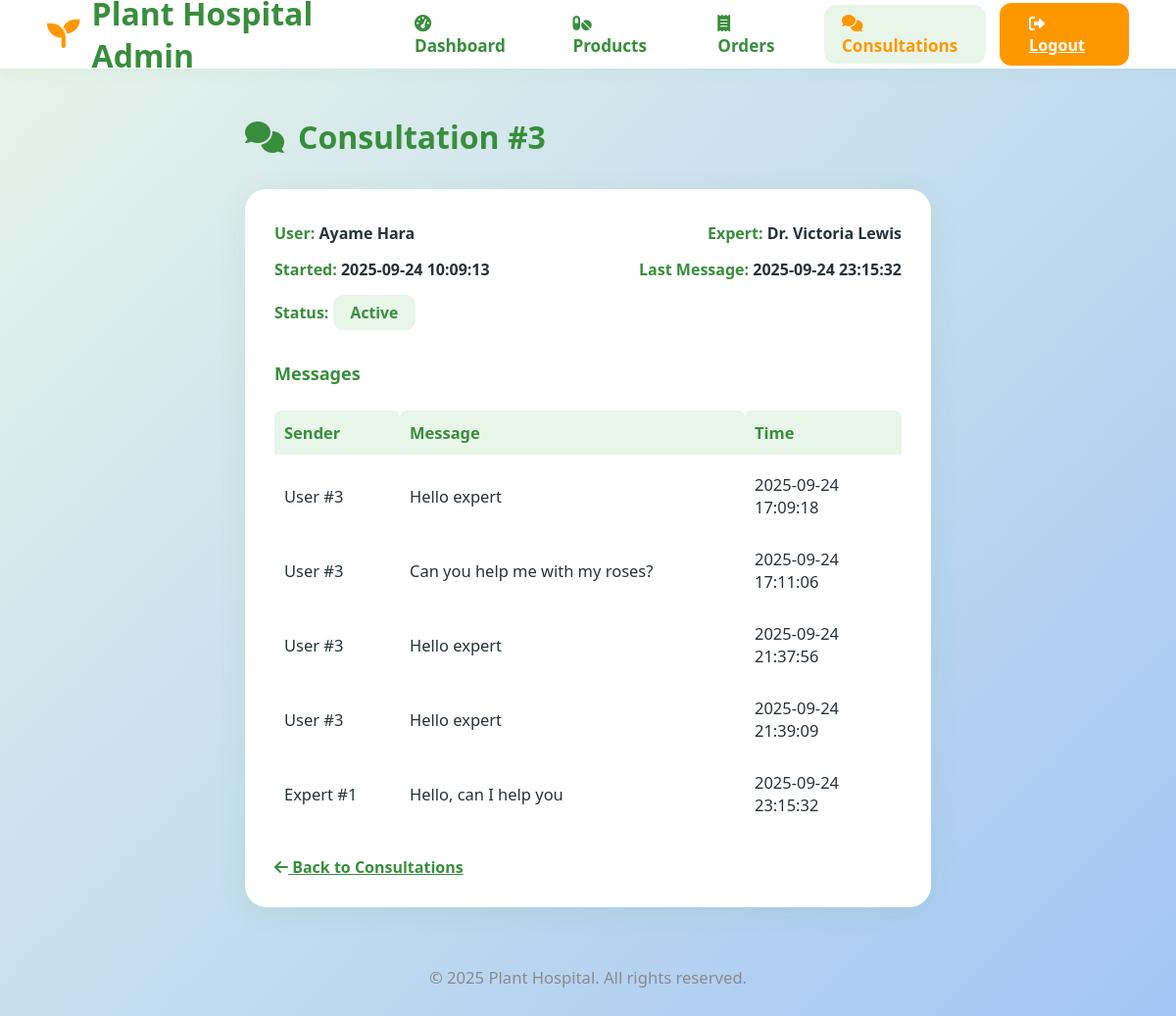
Screenshot of /admin/consultations/3 (signed in) with the database file from the repository.
### tables this page shows
CREATE TABLE chat_session (
    id INTEGER PRIMARY KEY AUTOINCREMENT,
    user_id INTEGER NOT NULL,
    expert_id INTEGER NOT NULL,
    started_at TIMESTAMP DEFAULT CURRENT_TIMESTAMP,
    last_message_at TIMESTAMP DEFAULT CURRENT_TIMESTAMP,
    status TEXT DEFAULT 'active',
    FOREIGN KEY(user_id) REFERENCES user(id),
    FOREIGN KEY(expert_id) REFERENCES experts(id)
);

CREATE TABLE user (
  id INTEGER PRIMARY KEY AUTOINCREMENT,
  username TEXT UNIQUE NOT NULL,
  email TEXT UNIQUE NOT NULL,
  password TEXT NOT NULL,
  created_at TIMESTAMP NOT NULL DEFAULT CURRENT_TIMESTAMP
);

CREATE TABLE experts (
  id INTEGER PRIMARY KEY AUTOINCREMENT,
  name TEXT NOT NULL,
  email TEXT NOT NULL,
  password TEXT NOT NULL,  -- thêm dòng này!
  phone TEXT,
  specialties TEXT,
  bio TEXT,
  avatar TEXT,
  rating REAL DEFAULT 5.0,
  active BOOLEAN DEFAULT 1,
  created_at TIMESTAMP NOT NULL DEFAULT CURRENT_TIMESTAMP
);

CREATE TABLE chat_message (
    id INTEGER PRIMARY KEY AUTOINCREMENT,
    session_id INTEGER NOT NULL,
    sender_type TEXT NOT NULL, -- 'user' hoặc 'expert'
    sender_id INTEGER,         -- id của người gửi (user hoặc expert)
    content TEXT,
    image_path TEXT,
    timestamp TIMESTAMP DEFAULT CURRENT_TIMESTAMP,
    is_read BOOLEAN DEFAULT 0,
    FOREIGN KEY(session_id) REFERENCES chat_session(id)
);

### flaskr/admin.py (the view)
@bp.route('/consultations/<int:session_id>')
@admin_required
def consultation_detail(session_id):
    db = get_db()
    session_row = db.execute(
        '''SELECT chat_session.*, user.username as user_name, experts.name as expert_name
           FROM chat_session
           LEFT JOIN user ON chat_session.user_id = user.id
           LEFT JOIN experts ON chat_session.expert_id = experts.id
           WHERE chat_session.id=?''', (session_id,)
    ).fetchone()
    if not session_row:
        flash('Session not found.', 'error')
        return redirect(url_for('admin.consultations'))
    messages = db.execute(
        '''SELECT * FROM chat_message WHERE session_id=? ORDER BY timestamp ASC''', (session_id,)
    ).fetchall()
    return render_template('admin/consultation_detail.html', session=session_row, messages=messages)

### flaskr/admin.py (called while the page is built)
def admin_required(view):
    from functools import wraps
    def wrapped_view(**kwargs):
        if not session.get('user_id') == 1:
            return redirect(url_for('auth.login'))
        return view(**kwargs)
    return wraps(view)(wrapped_view)

### flaskr/auth.py (called while the page is built)
@bp.before_app_request
def load_logged_in_user():
    user_id = session.get('user_id')
    if user_id is None:
        g.user = None
    else:
        g.user = get_db().execute(
            'SELECT * FROM user WHERE id = ?', (user_id,)
        ).fetchone()

### flaskr/db.py (called while the page is built)
def get_db():
    if 'db' not in g:
        g.db = sqlite3.connect(
            current_app.config['DATABASE'],
            detect_types=sqlite3.PARSE_DECLTYPES
        )
        g.db.row_factory = sqlite3.Row
    return g.db

### flaskr/templates/admin/consultation_detail.html (shortened to what this page needs)
<!DOCTYPE html>
<html lang="en">
  <head>
    <link
      rel="stylesheet"
      href="https://cdnjs.cloudflare.com/ajax/libs/font-awesome/6.0.0-beta3/css/all.min.css"
    />
  </head>
  <body>
    <header class="admin-header">
      <div class="logo">
        <i class="fas fa-seedling"></i> Plant Hospital Admin
      </div>
      <nav class="nav-menu">
        <a href="{{ url_for('admin.dashboard') }}"
          ><i class="fas fa-tachometer-alt"></i> Dashboard</a
        >
        <a href="{{ url_for('admin.products') }}"
          ><i class="fas fa-pills"></i> Products</a
        >
        <a href="{{ url_for('admin.orders') }}"
          ><i class="fas fa-receipt"></i> Orders</a
        >
        <a href="{{ url_for('admin.consultations') }}" class="active"
          ><i class="fas fa-comments"></i> Consultations</a
        >
      </nav>
      <a href="{{ url_for('auth.logout') }}" class="logout-btn"
        ><i class="fas fa-sign-out-alt"></i> Logout</a
      >
    </header>
    <main class="admin-main">
      <div class="title">
        <i class="fas fa-comments"></i> Consultation #{{ session['id'] }}
      </div>
      <div class="detail-card">
        <div class="row-flex">
          <div>
            <span class="label">User:</span>
            <span class="value"
              >{{ session['user_name'] or session['user_id'] }}</span
            >
          </div>
          <div>
            <span class="label">Expert:</span>
            <span class="value"
              >{{ session['expert_name'] or session['expert_id'] }}</span
            >
          </div>
        </div>
        <div class="row-flex">
          <div>
            <span class="label">Started:</span>
            <span class="value">{{ session['started_at'] }}</span>
          </div>
          <div>
            <span class="label">Last Message:</span>
            <span class="value">{{ session['last_message_at'] }}</span>
          </div>
        </div>
        <div class="row-flex">
          <div>
            <span class="label">Status:</span>
            <span class="status-badge {{ session['status']|lower }}"
              >{{ session['status'].capitalize() }}</span
            >
          </div>
        </div>
        <h3 style="color: #388e3c; font-size: 1.13rem; margin-top: 32px">
          Messages
        </h3>
        <table class="msg-table">
          <tr>
            <th style="width: 20%">Sender</th>
            <th style="width: 55%">Message</th>
            <th style="width: 25%">Time</th>
          </tr>
          {% for msg in messages %}
          <tr>
            <td>
              {{ msg['sender_type'].capitalize() }}{% if msg['sender_id'] %} #{{
              msg['sender_id'] }}{% endif %}
            </td>
            <td>{{ msg['content'] or "[Image]" }}</td>
            <td>{{ msg['timestamp'] }}</td>
          </tr>
          {% else %}
          <tr>
            <td colspan="3" style="text-align: center; color: #aaa">
              No messages in this session.
            </td>
          </tr>
          {% endfor %}
        </table>
        <a href="{{ url_for('admin.consultations') }}" class="back-link"
          ><i class="fas fa-arrow-left"></i> Back to Consultations</a
        >
      </div>
      <div class="footer">&copy; 2025 Plant Hospital. All rights reserved.</div>
    </main>
  </body>
</html>

### flaskr/templates/admin/consultation_detail.html (style rules this page uses)
body { font-family: "Segoe UI", Arial, sans-serif; background: linear-gradient(135deg, #e8f5e9 0%, #a2c5f4 100%); color: #263238; margin: 0; min-height: 100vh; }
.admin-header { background: #fff; padding: 0 4vw; height: 70px; display: flex; align-items: center; justify-content: space-between; box-shadow: 0 2px 16px #4caf5012; }
.admin-header .logo { font-size: 2rem; font-weight: 800; color: #388e3c; display: flex; align-items: center; gap: 12px; }
.admin-header .logo i { color: #ff9800; font-size: 2.1rem; }
.nav-menu { display: flex; gap: 23px; align-items: center; }
.nav-menu a { text-decoration: none; color: #388e3c; font-size: 1.07rem; font-weight: 600; padding: 7px 18px; border-radius: 12px; transition: background 0.18s, color 0.18s; }
.nav-menu a.active, .nav-menu a:hover { background: #e8f5e9; color: #ff9800; }
.admin-header .logout-btn { background: #ff9800; color: #fff; border: none; border-radius: 12px; padding: 10px 30px; font-weight: 600; font-size: 1.01rem; cursor: pointer; transition: background 0.2s; margin-left: 14px; }
.admin-main { max-width: 700px; margin: 48px auto 0 auto; padding: 0 2vw 36px 2vw; }
.title { font-size: 2rem; color: #388e3c; font-weight: 800; margin-bottom: 32px; display: flex; align-items: center; gap: 14px; }
.detail-card { background: #fff; border-radius: 22px; box-shadow: 0 5px 28px #4caf501b; padding: 34px 30px 30px 30px; margin-bottom: 38px; }
.row-flex { display: flex; justify-content: space-between; gap: 18px; flex-wrap: wrap; margin-bottom: 15px; }
.label { color: #388e3c; font-weight: 700; }
.value { color: #263238; font-weight: 600; }
.status-badge { display: inline-block; border-radius: 10px; font-size: 0.98rem; font-weight: 700; padding: 7px 18px; }
.status-badge.active { background: #e8f5e9; color: #388e3c; }
.msg-table { width: 100%; border-collapse: separate; border-spacing: 0 8px; font-size: 1.03rem; margin-top: 18px; }
.msg-table th, .msg-table td { padding: 11px 10px; text-align: left; }
.msg-table th { background: #e8f5e9; color: #388e3c; font-weight: 700; border-radius: 7px 7px 0 0; }
.msg-table td { background: #fff; border-radius: 7px; }
.footer { margin-top: 60px; color: #888; text-align: center; font-size: 1.04rem; opacity: 0.96; }
.back-link { display: inline-block; margin-top: 22px; color: #388e3c; font-weight: 600; text-decoration: underline; }

### rows the page displays
chat_session: id "3", started_at "2025-09-24 10:09:13", last_message_at "2025-09-24 23:15:32", status "Active"
user: username "Ayame Hara"
experts: name "Dr. Victoria Lewis"
chat_message: sender_type "User", sender_id "3", content "Hello expert", timestamp "2025-09-24 17:09:18"
chat_message: sender_type "User", sender_id "3", content "Can you help me with my roses?", timestamp "2025-09-24 17:11:06"
chat_message: sender_type "User", sender_id "3", content "Hello expert", timestamp "2025-09-24 21:37:56"
chat_message: sender_type "User", sender_id "3", content "Hello expert", timestamp "2025-09-24 21:39:09"
chat_message: sender_type "Expert", sender_id "1", content "Hello, can I help you", timestamp "2025-09-24 23:15:32"
